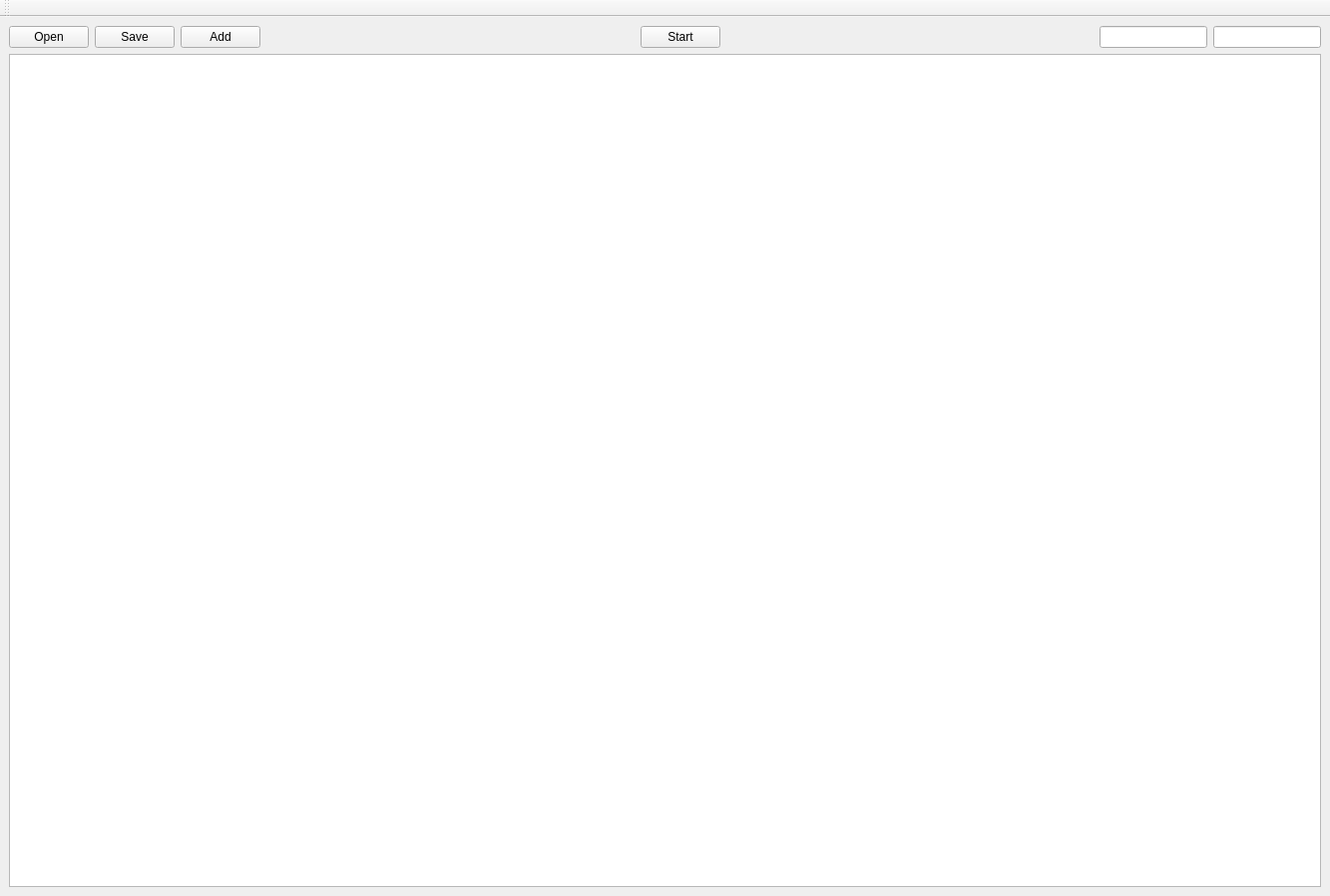
<?xml version="1.0" encoding="UTF-8"?>
<ui version="4.0">
 <class>MainWindow</class>
 <widget class="QMainWindow" name="MainWindow">
  <property name="geometry">
   <rect>
    <x>0</x>
    <y>0</y>
    <width>1333</width>
    <height>898</height>
   </rect>
  </property>
  <property name="windowTitle">
   <string>MainWindow</string>
  </property>
  <widget class="QWidget" name="centralwidget">
   <layout class="QVBoxLayout" name="verticalLayout_4">
    <item>
     <layout class="QVBoxLayout" name="verticalLayout_3">
      <property name="sizeConstraint">
       <enum>QLayout::SetNoConstraint</enum>
      </property>
      <item>
       <layout class="QHBoxLayout" name="horizontalLayout">
        <item>
         <widget class="QPushButton" name="button_Open">
          <property name="focusPolicy">
           <enum>Qt::NoFocus</enum>
          </property>
          <property name="text">
           <string>Open</string>
          </property>
         </widget>
        </item>
        <item>
         <widget class="QPushButton" name="button_Save">
          <property name="focusPolicy">
           <enum>Qt::NoFocus</enum>
          </property>
          <property name="text">
           <string>Save</string>
          </property>
         </widget>
        </item>
        <item>
         <widget class="QPushButton" name="button_Add">
          <property name="focusPolicy">
           <enum>Qt::NoFocus</enum>
          </property>
          <property name="text">
           <string>Add</string>
          </property>
         </widget>
        </item>
        <item>
         <spacer name="horizontalSpacer_2">
          <property name="orientation">
           <enum>Qt::Horizontal</enum>
          </property>
          <property name="sizeHint" stdset="0">
           <size>
            <width>40</width>
            <height>20</height>
           </size>
          </property>
         </spacer>
        </item>
        <item>
         <widget class="QPushButton" name="startStopButton">
          <property name="focusPolicy">
           <enum>Qt::NoFocus</enum>
          </property>
          <property name="text">
           <string>Start</string>
          </property>
         </widget>
        </item>
        <item>
         <spacer name="horizontalSpacer">
          <property name="orientation">
           <enum>Qt::Horizontal</enum>
          </property>
          <property name="sizeHint" stdset="0">
           <size>
            <width>40</width>
            <height>20</height>
           </size>
          </property>
         </spacer>
        </item>
        <item>
         <widget class="QLineEdit" name="upText">
          <property name="sizePolicy">
           <sizepolicy hsizetype="Fixed" vsizetype="Fixed">
            <horstretch>0</horstretch>
            <verstretch>0</verstretch>
           </sizepolicy>
          </property>
          <property name="focusPolicy">
           <enum>Qt::NoFocus</enum>
          </property>
         </widget>
        </item>
        <item>
         <widget class="QLineEdit" name="downText">
          <property name="sizePolicy">
           <sizepolicy hsizetype="Fixed" vsizetype="Fixed">
            <horstretch>0</horstretch>
            <verstretch>0</verstretch>
           </sizepolicy>
          </property>
          <property name="focusPolicy">
           <enum>Qt::NoFocus</enum>
          </property>
         </widget>
        </item>
       </layout>
      </item>
     </layout>
    </item>
    <item>
     <widget class="QTableWidget" name="tableWidget">
      <property name="focusPolicy">
       <enum>Qt::NoFocus</enum>
      </property>
     </widget>
    </item>
   </layout>
  </widget>
  <widget class="QToolBar" name="toolBar">
   <property name="windowTitle">
    <string>toolBar</string>
   </property>
   <attribute name="toolBarArea">
    <enum>TopToolBarArea</enum>
   </attribute>
   <attribute name="toolBarBreak">
    <bool>false</bool>
   </attribute>
  </widget>
 </widget>
 <resources/>
 <connections/>
</ui>
